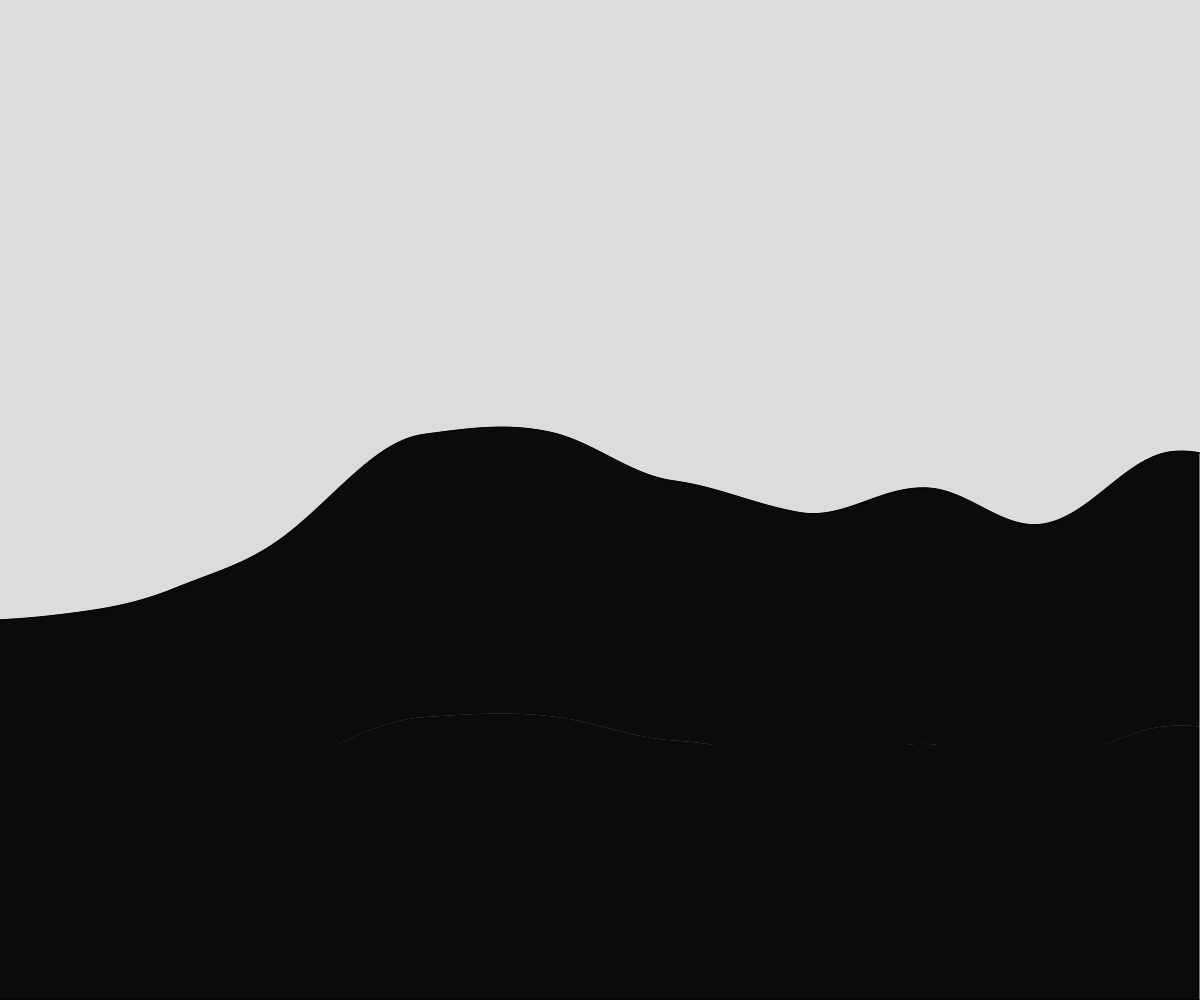
Frame 1 (no input)
Frame 60 (no input): identical to frame 1, image omitted
Frame 120 (the mouse pressed at the canvas centre since frame 60): identical to frame 1, image omitted

The p5.js sketch that drew this single still picture (run headless with seeded random() and noise() and a simulated clock; from frame 60 on, the mouse is pressed at the canvas centre):

// p5.js sketch
// ── sketch.js
let theHeights = [];
let startingLocation = 1000;

function setup() {
  createCanvas(windowWidth, windowHeight);
  theHeights = generateHeights(20000);
}

function draw() {
  background(220);
  for (let i = startingLocation; i < startingLocation + width; i++) {
    displayRectangle(i-startingLocation, theHeights[i], 1);
  }

  //move when key is pressed
  if (keyIsPressed) {
    if (keyCode === 68){
      startingLocation += 5;
    }
    else {
      startingLocation-=5;
    }
  }
}

function displayRectangle(x, rectHeight, rectWidth) {
  let y = height - rectHeight;
  rect(x, y, rectWidth, rectHeight);
}

function generateHeights(howMany) {
  let tempArray = [];
  let time = random(10000);
  for (let i = 0; i < howMany; i++) {
    tempArray.push(noise(time) * height);
    time += 0.001;
  }
  return tempArray;
}
